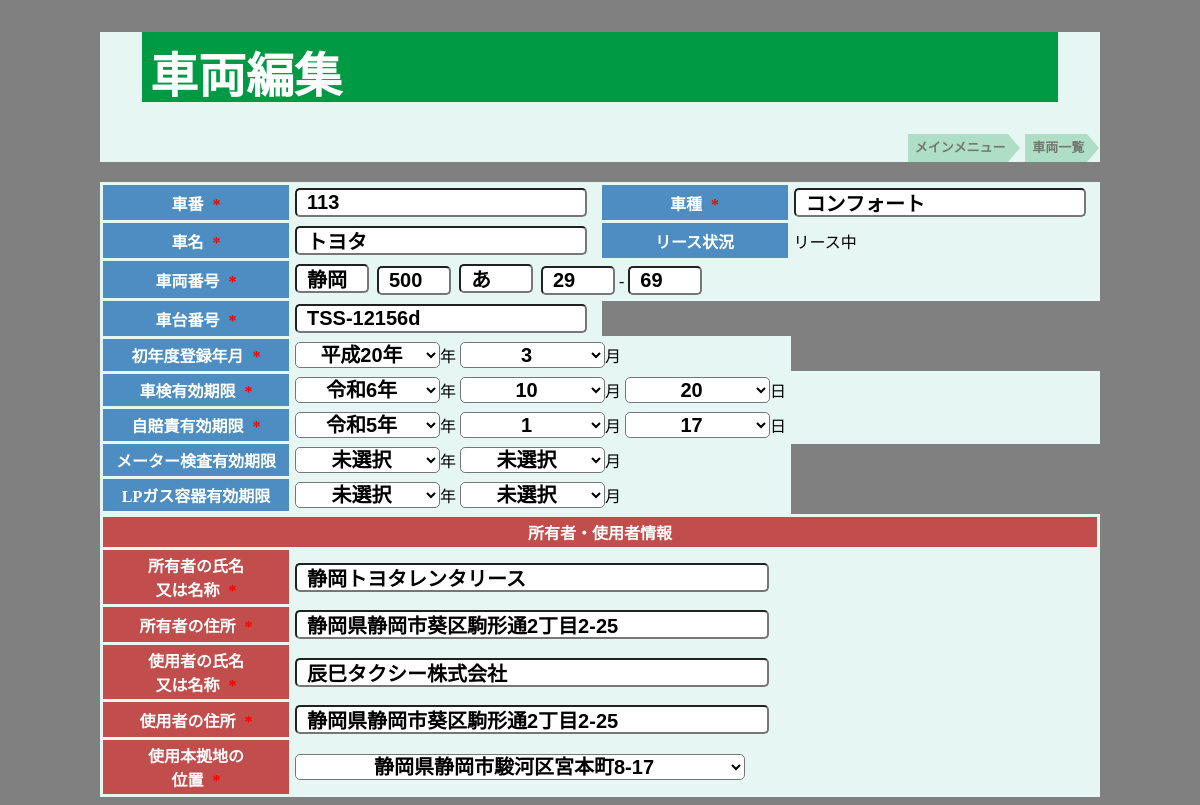
Page /vehicles/update.php?car_id=8 (signed in) on the committed database.
### tables this page shows
CREATE TABLE `vehicles` (
  `car_id` int(11) NOT NULL,
  `car_number_name` varchar(5) NOT NULL COMMENT '車番',
  `car_model` varchar(10) NOT NULL COMMENT '車種',
  `car_name` varchar(30) NOT NULL COMMENT '車名',
  `car_transpottaition` varchar(5) NOT NULL COMMENT '運輸支局',
  `car_classification_no` int(3) NOT NULL COMMENT '分類番号',
  `car_purpose` varchar(1) NOT NULL COMMENT '用途別',
  `car_number` varchar(5) NOT NULL COMMENT '番号',
  `car_chassis_number` varchar(20) NOT NULL COMMENT '車台番号',
  `first_registration_day` date NOT NULL COMMENT '初年度登録年月',
  `vehicle_inspection_day` date NOT NULL COMMENT '車検有効期限',
  `compulsory_automobile_day` date NOT NULL COMMENT '自賠責有効期限',
  `meter_inspection_day` date DEFAULT NULL COMMENT 'メーター検査',
  `lp_gas_day` date DEFAULT NULL COMMENT 'LPガス容器有効',
  `owner_name` varchar(20) NOT NULL COMMENT '所有者（名）',
  `owner_address` varchar(150) NOT NULL COMMENT '所有者住所',
  `user_name` varchar(20) NOT NULL COMMENT '使用者（名）',
  `user_address` varchar(150) NOT NULL COMMENT '使用者（住所）',
  `headquarters_address` int(1) NOT NULL COMMENT '本拠の位置',
  `vehicle_registrationday` datetime NOT NULL COMMENT '登録日',
  `vehicle_updateday` timestamp NOT NULL DEFAULT current_timestamp() ON UPDATE current_timestamp() COMMENT '更新日',
  `is_suspended` tinyint(1) NOT NULL DEFAULT 0
);

### vehicles/update.php (the view, shortened to what this page needs)
<?php
require '../common/config.php';
function splitDate($date) {
    return $date ? explode('-', $date) : ['', '', ''];
}
function convertToJapaneseEra($year) {
    $eras = [
        ['name' => '令和', 'start' => 2019],
        ['name' => '平成', 'start' => 1989],
    ];
    foreach ($eras as $era) {
        if ($year >= $era['start']) {
            $eraYear = $year - $era['start'] + 1;
            return $era['name'] . ($eraYear === 1 ? '元' : $eraYear) . '年';
        }
    }
    return $year;
}
function generateJapaneseYearOptions($startYear, $endYear, $selectedYear) {
    $options = '';
    for ($year = $startYear; $year <= $endYear; $year++) {
        $eraYear = convertToJapaneseEra($year);
        $selected = ($year == $selectedYear) ? 'selected' : '';
        $options .= "<option value=\"$year\" $selected>$eraYear</option>";
    }
    return $options;
}
if ($_SERVER['REQUEST_METHOD'] === 'GET' && isset($_GET['car_id'])) {
    $car_id = $_GET['car_id'];
    if (is_numeric($car_id)) {
        $car_id = intval($car_id);
    } else {
        exit('無効な車両IDです。');
    }
    $stmt = $pdoAccount->prepare('SELECT * FROM vehicles WHERE car_id = :car_id');
    $stmt->bindValue(':car_id', $car_id, PDO::PARAM_INT);
    $stmt->execute();
    $vehicle = $stmt->fetch(PDO::FETCH_ASSOC);
    list($first_registration_year, $first_registration_month, $first_registration_day) = splitDate($vehicle['first_registration_day'] ?? '');
    list($vehicle_inspection_year, $vehicle_inspection_month, $vehicle_inspection_day) = splitDate($vehicle['vehicle_inspection_day'] ?? '');
    list($compulsory_automobile_year, $compulsory_automobile_month, $compulsory_automobile_day) = splitDate($vehicle['compulsory_automobile_day'] ?? '');
}
?>
<!DOCTYPE html>
<html lang="ja">
    <head>
        <link rel="stylesheet" href="register.css">
    </head>
    <header>
        <h1>車両編集</h1>
        <ol class="breadcrumb" itemscope itemtype="https://schema.org/BreadcrumbList">
            <li itemprop="itemListElement" itemscope itemtype="https://schema.org/ListItem">
                <a itemprop="item" href="../main_menu/index.php">
                    <span itemprop="name">メインメニュー</span>
                </a>
            </li>
            <li itemprop="itemListElement" itemscope itemtype="https://schema.org/ListItem">
                <a itemprop="item" href="list.php">
                    <span itemprop="name">車両一覧</span>
                </a>
            </li>
        </ol>
    </header>
    <body>
        <form action="update.php" method="POST">
            <div class="h-adr">
                <table class="first-table">
                    <tr>
                        <th>車番<span class="required"> *</span></th>
                        <td>
                            <input type="text" name="car_number_name" value="<?= htmlspecialchars($_POST['car_number_name'] ?? $vehicle['car_number_name'] ?? '', ENT_QUOTES, 'UTF-8'); ?>">
                        </td>
                        <th>車種<span class="required"> *</span></th>
                        <td>
                            <input type="text" name="car_model" value="<?= htmlspecialchars($_POST['car_model'] ?? $vehicle['car_model'] ?? '', ENT_QUOTES, 'UTF-8'); ?>">
                        </td>
                    </tr>
                    <tr>
                        <th>車名<span class="required"> *</span></th>
                        <td>
                            <input type="text" name="car_name" value="<?= htmlspecialchars($_POST['car_name'] ?? $vehicle['car_name'] ?? '', ENT_QUOTES, 'UTF-8'); ?>">
                        </td>
                        <?php if (isset($vehicle['owner_name']) && $vehicle['owner_name'] !== '辰巳タクシー株式会社'): ?>
                            <th>リース状況</th>
                            <td>リース中</td>
                        <?php endif; ?>
                    </tr>
                    <tr>
                        <th>車両番号<span class="required"> *</span></th>
                        <td colspan="3">
                            <input type="text" class="text small" name="car_transpottaition" value="<?= htmlspecialchars($_POST['car_transpottaition'] ?? $vehicle['car_transpottaition'] ?? '', ENT_QUOTES, 'UTF-8'); ?>">&nbsp;
                            <input type="text" class="text small" name="car_classification_no" value="<?= htmlspecialchars($_POST['car_classification_no'] ?? $vehicle['car_classification_no'] ?? '', ENT_QUOTES, 'UTF-8'); ?>">&nbsp;
                            <input type="text" class="text small" name="car_purpose" value="<?= htmlspecialchars($_POST['car_purpose'] ?? $vehicle['car_purpose'] ?? '', ENT_QUOTES, 'UTF-8'); ?>">&nbsp;
                            <?php
                                $car_number_parts = explode('-', $_POST['car_number'] ?? $vehicle['car_number'] ?? '');
                                $car_number01 = $car_number_parts[0] ?? '';
                                $car_number02 = $car_number_parts[1] ?? '';
                            ?>
                            <input type="text" class="text small" name="car_number01" value="<?= htmlspecialchars($_POST['car_number01'] ?? $car_number01, ENT_QUOTES, 'UTF-8'); ?>"> -
                            <input type="text" class="text small" name="car_number02" value="<?= htmlspecialchars($_POST['car_number02'] ?? $car_number02, ENT_QUOTES, 'UTF-8'); ?>">
                        </td>
                    </tr>
                    <tr>
                        <th>車台番号<span class="required"> *</span></th>
                        <td>
                            <input type="text" name="car_chassis_number" value="<?= htmlspecialchars($_POST['car_chassis_number'] ?? $vehicle['car_chassis_number'] ?? '', ENT_QUOTES, 'UTF-8'); ?>">
                        </td>
                    </tr>
                    <tr>
                        <th>初年度登録年月<span class="required"> *</span></th>
                        <td colspan="2">
                            <select name="first_registration_year">
                                <?= generateJapaneseYearOptions(1999, date("Y") + 1, $_POST['first_registration_year'] ?? $first_registration_year); ?>
                            </select>年
                            <select name="first_registration_month">
                                <?= generateMonthOptions($_POST['first_registration_month'] ?? $first_registration_month); ?>
                            </select>月
                        </td>
                    </tr>
                    <tr>
                        <th>車検有効期限<span class="required"> *</span></th>
                        <td colspan="3">
                            <select name="vehicle_inspection_year">
                                <?= generateJapaneseYearOptions(date("Y") - 3, date("Y") + 3, $vehicle_inspection_year); ?>
                            </select>年
                            <select name="vehicle_inspection_month">
                                <?= generateMonthOptions($vehicle_inspection_month); ?>
                            </select>月
                            <select name="vehicle_inspection_day">
                                <?= generateDayOptions($vehicle_inspection_day); ?>
                            </select>日
                        </td>
                    </tr>
                    <tr>
                        <th>自賠責有効期限<span class="required"> *</span></th>
                        <td colspan="3">
                            <select name="compulsory_automobile_year">
                                <?= generateJapaneseYearOptions(date("Y") - 2, date("Y") + 2, $compulsory_automobile_year); ?>
                            </select>年
                            <select name="compulsory_automobile_month">
                                <?= generateMonthOptions($compulsory_automobile_month); ?>
                            </select>月
                            <select name="compulsory_automobile_day">
                                <?= generateDayOptions($compulsory_automobile_day); ?>
                            </select>日
                        </td>
                    </tr>
                    <tr>
                        <th>メーター検査有効期限</th>
                        <td colspan="2">
                            <select name="meter_inspection_year">
                                <option value="">未選択</option>
                            </select>年
                            <select name="meter_inspection_month">
                                <option value="">未選択</option>
                            </select>月
                        </td>
                    </tr>
                    <tr>
                        <th>LPガス容器有効期限</th>
                        <td colspan="2">
                            <select name="lp_gas_year">
                                <option value="">未選択</option>
                            </select>年
                            <select name="lp_gas_month">
                                <option value="">未選択</option>
                            </select>月
                        </td>
                    </tr>
                </table>
            </div>
            <div class="h-adr">
                <table class="second-table">
                    <tr>
                        <th colspan="2">所有者・使用者情報</th>
                    </tr>
                    <tr>
                        <th>所有者の氏名<br>又は名称<span class="required"> *</span></th>
                        <td colspan="2">
                            <input type="text" class="input large" name="owner_name" value="<?= htmlspecialchars($_POST['owner_name'] ?? $vehicle['owner_name'] ?? '', ENT_QUOTES, 'UTF-8'); ?>">
                        </td>
                    </tr>
                    <tr>
                        <th>所有者の住所<span class="required"> *</span></th>
                        <td colspan="2">
                            <input type="text" class="input large" name="owner_address" value="<?= htmlspecialchars($_POST['owner_address'] ?? $vehicle['owner_address'] ?? '', ENT_QUOTES, 'UTF-8'); ?>">
                        </td>
                    </tr>
                    <tr>
                        <th>使用者の氏名<br>又は名称<span class="required"> *</span></th>
                        <td colspan="2">
                            <input type="text" class="input large" name="user_name" value="<?= htmlspecialchars($_POST['user_name'] ?? $vehicle['user_name'] ?? '', ENT_QUOTES, 'UTF-8'); ?>">
                        </td>
                    </tr>
                    <tr>
                        <th>使用者の住所<span class="required"> *</span></th>
                        <td colspan="2">
                            <input type="text" class="input large" name="user_address" value="<?= htmlspecialchars($_POST['user_address'] ?? $vehicle['user_address'] ?? '', ENT_QUOTES, 'UTF-8'); ?>">
                        </td>
                    </tr>
                    <tr>
                        <th>使用本拠地の<br>位置<span class="required"> *</span></th>
                        <td>
                            <select name="headquarters_address" class="large-select">
                                <?= generateSelectOptions(HEADQUARTERS_ADDRESS, $_POST['headquarters_address'] ?? $vehicle['headquarters_address'] ?? ''); ?>
                            </select>
                        </td>
                    </tr>
                </table>
            </div>
        </form>
    </body>
</html>

### vehicles/register.css (style rules this page uses)
body { background-color: #808080; }
header, main, footer { max-width:1000px; margin:0 auto; background-color: #e6f6f3; }
h1 { font-size: 4vw; padding: 5px 8px; color: #fff; background: #094; margin-left: auto; margin-right: auto; width: 90%; height: 60px; }
.breadcrumb { margin: 0 0 20px 0; list-style: none; text-align: right; }
.breadcrumb li { position: relative; display: inline-block; list-style: none; font-weight: bold; margin-right: 0.8em; }
.breadcrumb li:after { content: ""; position: absolute; top: 0; left: 100%; border-style: solid; border-color: transparent; border-left-color: #aedfc6; border-width: 14px 12px; width: 0; height: 0; }
.breadcrumb li a { display: inline-block; padding: 0 3px 0 7px; height: 28px; line-height: 28px; text-decoration: none; color: #747772; background: #aedfc6; font-size: 13px; }
.required { color: red; font-weight: bold; margin-left: 5px; }
input { font-weight: bold; padding: 10px 10px; font-size: 20px; border-radius: 5px; color: #000; background-color: #FFF; height: 5px; }
input.small { width: 50px; }
input.large { width: 450px; }
select { font-weight: bold; font-size: 20px; border-radius: 5px; color: #000; background-color: #FFF; text-align: center; width: 145px; }
select.large-select { width: 450px; }
.first-table, .second-table, .third-table, .fourth-table { margin-left: auto; margin-right: auto; border-collapse: collapse; width: 100%; max-width: 1000px; }
.first-table td, .second-table td, .third-table td, .fourth-table td { border: 3px solid #e6f6f3; background-color: #e6f6f3; padding: 3px; }
.first-table th, .second-table th, .third-table th, .fourth-table th { border: 3px solid #e6f6f3; background-color: #4d8dc1; color: #fff; text-align: center; padding: 3px; width: 180px; height: 3px; }
.second-table th { background-color: #c14d4d; }

### rows in the picture
vehicles: car_number_name "113", car_model "コンフォート", car_name "トヨタ", car_transpottaition "静岡", car_classification_no "500", car_purpose "あ", car_number01 "29", car_number02 "69", car_chassis_number "TSS-12156d", owner_name "静岡トヨタレンタリース", owner_address "静岡県静岡市葵区駒形通2丁目2-25", user_name "辰巳タクシー株式会社", user_address "静岡県静岡市葵区駒形通2丁目2-25", headquarters_address "静岡県静岡市駿河区宮本町8-17"

### other values in the picture
form field first_registration_year "平成20年"
form field first_registration_month "3"
form field vehicle_inspection_year "令和6年"
form field vehicle_inspection_month "10"
form field vehicle_inspection_day "20"
form field compulsory_automobile_year "令和5年"
form field compulsory_automobile_month "1"
form field compulsory_automobile_day "17"
